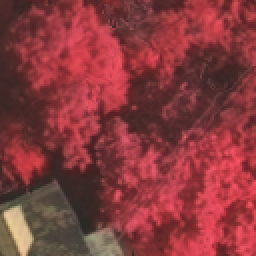
#> input picture patching_fix/patch_image/top_mosaic_09cm_area1.tif_1024_1152.png, 128 x 128 px (shown 2 times larger)
$ python -i Feature_extract.py   (imports and definitions only)
#> lines starting #> are read from the running program, lines starting #| are printed output that depends on the picture
### utils/conv.py
import numpy as np
import matplotlib.pyplot as plt
from PIL import Image
import cv2

# [14 lines of commented-out code are left out]

def convolve2d(image, kernel, stride=(1, 1), padding=0):
    # Convert the input image to a NumPy array
    image_np = np.array(image)

    # Add padding to the input image
    image_padded = cv2.copyMakeBorder(image_np, padding, padding, padding, padding, cv2.BORDER_CONSTANT, value=0)

    # Perform convolution
    output = cv2.filter2D(image_padded, -1, kernel, delta=0, borderType=cv2.BORDER_CONSTANT)

    # Apply ReLU activation function
    output = np.maximum(output, 0)

    # Apply stride
    output = output[::stride[0], ::stride[1]]

    return output

def max_pooling(input_data, pool_size=(2, 2), stride=(2, 2)):
    input_height, input_width, input_channels = input_data.shape
    pool_height, pool_width = pool_size
    stride_height, stride_width = stride

    output_height = (input_height - pool_height) // stride_height + 1
    output_width = (input_width - pool_width) // stride_width + 1

    pooled_output = np.zeros((output_height, output_width, input_channels))

    for h in range(output_height):
        for w in range(output_width):
            h_start = h * stride_height
            h_end = h_start + pool_height
            w_start = w * stride_width
            w_end = w_start + pool_width
            for c in range(input_channels):
                patch = input_data[h_start:h_end, w_start:w_end, c]
                pooled_output[h, w, c] = np.max(patch)

    return pooled_output

# [22 lines left out: function max_unpooling, not called in this run]

### utils/Feature_extract.py
from utils import conv
import numpy as np

# Example kernels
gaussian_kernel = np.array([[21, 31, 21],
                            [31, 48, 31],
                            [21, 31, 21]])/200*1.05
gaussian_kernel = gaussian_kernel*1.05
ori_gaussian_kernel = np.array([[21, 31, 21],
                                [31, 48, 31],
                                [21, 31, 21]])/256
# Define the list of kernels
kernel = [ori_gaussian_kernel]
def extract(image):
    k = 0
    conv1 = conv.convolve2d(image, kernel[k])
    conv2 = conv.convolve2d(conv1, kernel[k])
    pool1 = conv.max_pooling(conv2).astype(np.uint8)
    # block encoder 2
    conv3 = conv.convolve2d(pool1, kernel[k])
    conv4 = conv.convolve2d(conv3, kernel[k])
    pool2 = conv.max_pooling(conv4).astype(np.uint8)
    # block encoder 3
    conv5 = conv.convolve2d(pool2, kernel[k])
    conv6 = conv.convolve2d(conv5, kernel[k])
    conv7 = conv.convolve2d(conv6, kernel[k])
    pool3 = conv.max_pooling(conv7).astype(np.uint8)
    # block encoder 4
    conv8 = conv.convolve2d(pool3, kernel[k])
    conv9 = conv.convolve2d(conv8, kernel[k])
    conv10 = conv.convolve2d(conv9, kernel[k])
    pool4 = conv.max_pooling(conv10).astype(np.uint8)
    # block encoder 5
    conv11 = conv.convolve2d(pool4, kernel[k])
    conv12 = conv.convolve2d(conv11, kernel[k])
    conv13 = conv.convolve2d(conv12, kernel[k])
    pool5 = conv.max_pooling(conv13).astype(np.uint8)
    # block decoder 1
    # Generating mask for max unpooling
    pool_size = (2, 2)
    stride = (2, 2)
    mask1 = np.random.randint(0, pool_size[0]*pool_size[1], size=pool5.shape)
    # Max unpooling
    unpooled1 = conv.max_unpooling(pool5, mask1, stride, conv13.shape).astype(np.uint8)
    conv14 = conv.convolve2d(unpooled1, kernel[k])
    conv15 = conv.convolve2d(conv14, kernel[k])
    conv16 = conv.convolve2d(conv15, kernel[k])
    # block decoder 2
    mask2 = np.random.randint(0, pool_size[0]*pool_size[1], size=pool4.shape)
    unpooled2 = conv.max_unpooling(pool4, mask2, stride, conv10.shape).astype(np.uint8)
    conv17 = conv.convolve2d(unpooled2, kernel[k])
    conv18 = conv.convolve2d(conv17, kernel[k])
    conv19 = conv.convolve2d(conv18, kernel[k])
    # block decoder 3
    mask3 = np.random.randint(0, pool_size[0]*pool_size[1], size=pool3.shape)
    unpooled3 = conv.max_unpooling(pool3, mask3, stride, conv7.shape).astype(np.uint8)
    conv20 = conv.convolve2d(unpooled3, kernel[k])
    conv21 = conv.convolve2d(conv20, kernel[k])
    conv22 = conv.convolve2d(conv21, kernel[k])
    # block decoder 4
    mask4 = np.random.randint(0, pool_size[0]*pool_size[1], size=pool2.shape)
    unpooled4 = conv.max_unpooling(pool2, mask4, stride, conv4.shape).astype(np.uint8)
    conv23 = conv.convolve2d(unpooled4, kernel[k])
    conv24 = conv.convolve2d(conv23, kernel[k])
    # block decoder 5
    mask5 = np.random.randint(0, pool_size[0]*pool_size[1], size=pool1.shape)
    unpooled5 = conv.max_unpooling(pool1, mask5, stride, conv2.shape).astype(np.uint8)
    conv25 = conv.convolve2d(unpooled5, kernel[k])
    conv26 = conv.convolve2d(conv25, kernel[k])
    Feature_map = conv26
    return Feature_map

>>> import cv2
>>> picture = cv2.imread('../patching_fix/patch_image/top_mosaic_09cm_area1.tif_1024_1152.png', cv2.IMREAD_GRAYSCALE)
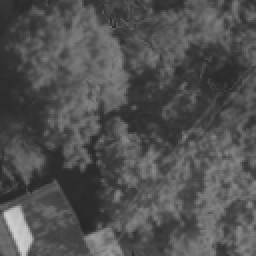
#> picture: shape (128, 128) (shown 2 times larger); min 39, max 208, mean 81.2
>>> result = extract(picture)
#> call 2 of convolve2d, with kernel = array of shape (3, 3), stride = (1, 1), padding = 0
#> in convolve2d (call 2), `output = cv2.filter2D(image_padded, -1, kernel, delta=0, borderType=cv..`:
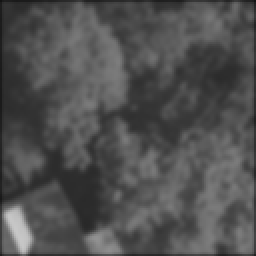
#> output: shape (128, 128) (shown 2 times larger); min 19, max 199, mean 80
#> (the run stopped early here; a loop or call above may not have finished)

$ run again, on patching_fix/patch_image/top_mosaic_09cm_area1.tif_1280_0.png
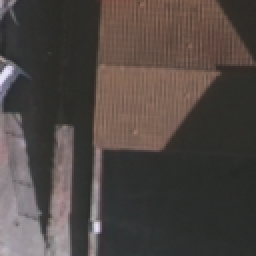
#> input picture patching_fix/patch_image/top_mosaic_09cm_area1.tif_1280_0.png, 128 x 128 px (shown 2 times larger)
#> `picture = cv2.imread('../patching_fix/patch_image/top_mosaic_09cm_area..`:
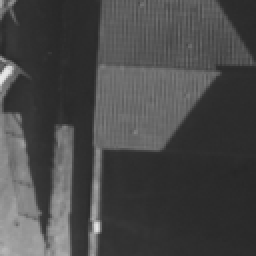
#> picture: shape (128, 128) (shown 2 times larger); min 38, max 231, mean 72.1
#> in convolve2d (call 2), `output = cv2.filter2D(image_padded, -1, kernel, delta=0, borderType=cv..`:
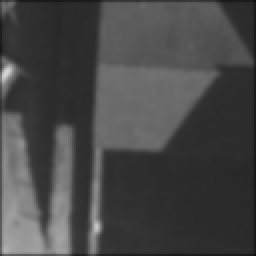
#> output: shape (128, 128) (shown 2 times larger); min 15, max 214, mean 70.9

$ run again, on patching_fix/patch_image/top_mosaic_09cm_area1.tif_1280_256.png
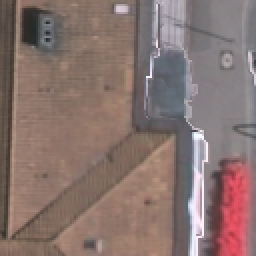
#> input picture patching_fix/patch_image/top_mosaic_09cm_area1.tif_1280_256.png, 128 x 128 px (shown 2 times larger)
#> `picture = cv2.imread('../patching_fix/patch_image/top_mosaic_09cm_area..`:
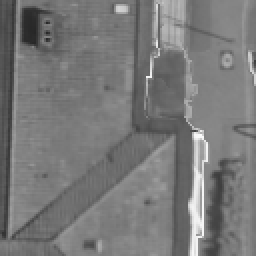
#> picture: shape (128, 128) (shown 2 times larger); min 38, max 252, mean 120.5
#> in convolve2d, `output = cv2.filter2D(image_padded, -1, kernel, delta=0, borderType=cv..`:
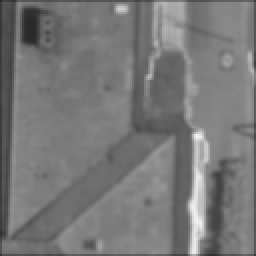
#> output: shape (128, 128) (shown 2 times larger); min 40, max 243, mean 119.5

$ run again, on patching_fix/patch_image/top_mosaic_09cm_area1.tif_1408_1152.png
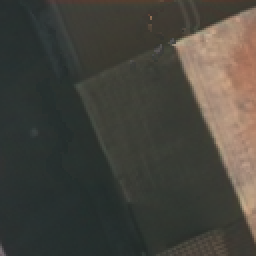
#> input picture patching_fix/patch_image/top_mosaic_09cm_area1.tif_1408_1152.png, 128 x 128 px (shown 2 times larger)
#> `picture = cv2.imread('../patching_fix/patch_image/top_mosaic_09cm_area..`:
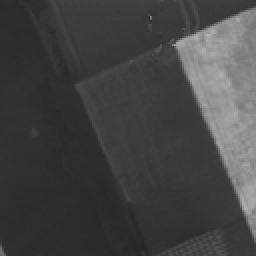
#> picture: shape (128, 128) (shown 2 times larger); min 38, max 178, mean 67.2
#> in convolve2d (call 2), `output = cv2.filter2D(image_padded, -1, kernel, delta=0, borderType=cv..`:
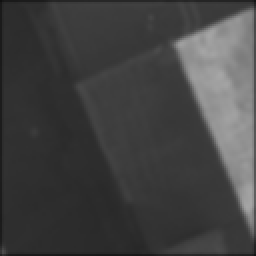
#> output: shape (128, 128) (shown 2 times larger); min 16, max 166, mean 66.1
